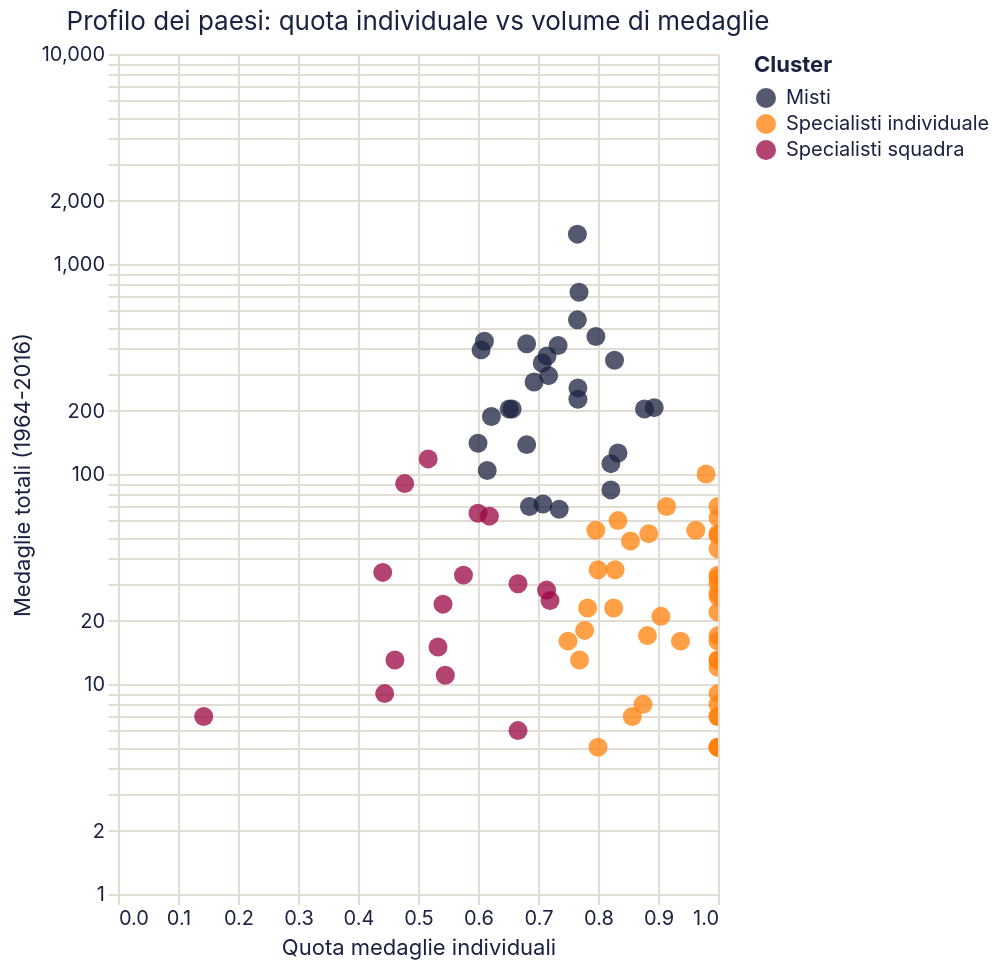

This figure's Vega-Lite source:
### Vega-Lite specification from a JSON file in a GitHub repository (floating-point values rounded to 4 significant figures)
{"$schema": "https://vega.github.io/schema/vega-lite/v6.4.1.json", "config": {"axis": {"domainColor": "#e2ddd4", "gridColor": "#e2ddd4", "labelColor": "#1b2140", "labelFont": "Inter, system-ui, -apple-system, BlinkMacSystemFont, 'Segoe UI', Roboto, sans-serif", "labelFontWeight": 400, "tickColor": "#e2ddd4", "titleColor": "#1b2140", "titleFont": "Inter, system-ui, -apple-system, BlinkMacSystemFont, 'Segoe UI', Roboto, sans-serif", "titleFontWeight": 400}, "background": "transparent", "bar": {"fill": "#1b2140"}, "font": "Inter, system-ui, -apple-system, BlinkMacSystemFont, 'Segoe UI', Roboto, sans-serif", "header": {"labelColor": "#1b2140", "labelFont": "Inter, system-ui, -apple-system, BlinkMacSystemFont, 'Segoe UI', Roboto, sans-serif", "titleColor": "#1b2140", "titleFont": "Inter, system-ui, -apple-system, BlinkMacSystemFont, 'Segoe UI', Roboto, sans-serif"}, "legend": {"labelColor": "#1b2140", "labelFont": "Inter, system-ui, -apple-system, BlinkMacSystemFont, 'Segoe UI', Roboto, sans-serif", "titleColor": "#1b2140", "titleFont": "Inter, system-ui, -apple-system, BlinkMacSystemFont, 'Segoe UI', Roboto, sans-serif"}, "line": {"stroke": "#1b2140"}, "mark": {"color": "#1b2140"}, "point": {"fill": "#1b2140", "stroke": "#1b2140"}, "range": {"category": ["#1b2140", "#ff8009", "#9a0641", "#ffe34a", "#e7b6af", "#0088b0", "#e03830"], "heatmap": ["#e7b6af", "#1b2140"], "ramp": ["#e7b6af", "#1b2140"]}, "text": {"color": "#1b2140", "font": "Inter, system-ui, -apple-system, BlinkMacSystemFont, 'Segoe UI', Roboto, sans-serif"}, "title": {"color": "#1b2140", "font": "Inter, system-ui, -apple-system, BlinkMacSystemFont, 'Segoe UI', Roboto, sans-serif", "fontWeight": 400}, "view": {"stroke": "transparent"}}, "data": {"name": "data-fa6e071487727c9d25b8d385536ac142"}, "datasets": {"data-fa6e071487727c9d25b8d385536ac142": [{"NOC": "ALG", "cluster": 2, "cluster_label": "Specialisti individuale", "log_medaglie_totali": 2.833, "log_pil_procapite": null, "medaglie_individuali": 17, "medaglie_squadra": 0, "medaglie_totali": 17, "pil_procapite_medio": null, "quota_individuale": 1.0}, {"NOC": "ARG", "cluster": 0, "cluster_label": "Specialisti squadra", "log_medaglie_totali": 3.526, "log_pil_procapite": 8.575, "medaglie_individuali": 15, "medaglie_squadra": 19, "medaglie_totali": 34, "pil_procapite_medio": 5298.0, "quota_individuale": 0.4412}, {"NOC": "ARM", "cluster": 2, "cluster_label": "Specialisti individuale", "log_medaglie_totali": 2.773, "log_pil_procapite": 7.543, "medaglie_individuali": 16, "medaglie_squadra": 0, "medaglie_totali": 16, "pil_procapite_medio": 1888.0, "quota_individuale": 1.0}, {"NOC": "AUS", "cluster": 1, "cluster_label": "Misti", "log_medaglie_totali": 5.966, "log_pil_procapite": 9.999, "medaglie_individuali": 236, "medaglie_squadra": 154, "medaglie_totali": 390, "pil_procapite_medio": 22010.0, "quota_individuale": 0.6051}, {"NOC": "AUT", "cluster": 2, "cluster_label": "Specialisti individuale", "log_medaglie_totali": 3.555, "log_pil_procapite": 9.983, "medaglie_individuali": 28, "medaglie_squadra": 7, "medaglie_totali": 35, "pil_procapite_medio": 21650.0, "quota_individuale": 0.8}, {"NOC": "AZE", "cluster": 2, "cluster_label": "Specialisti individuale", "log_medaglie_totali": 3.784, "log_pil_procapite": 7.926, "medaglie_individuali": 44, "medaglie_squadra": 0, "medaglie_totali": 44, "pil_procapite_medio": 2768.0, "quota_individuale": 1.0}, {"NOC": "BAH", "cluster": 0, "cluster_label": "Specialisti squadra", "log_medaglie_totali": 2.565, "log_pil_procapite": null, "medaglie_individuali": 6, "medaglie_squadra": 7, "medaglie_totali": 13, "pil_procapite_medio": null, "quota_individuale": 0.4615}, {"NOC": "BEL", "cluster": 2, "cluster_label": "Specialisti individuale", "log_medaglie_totali": 3.871, "log_pil_procapite": 9.943, "medaglie_individuali": 41, "medaglie_squadra": 7, "medaglie_totali": 48, "pil_procapite_medio": 20800.0, "quota_individuale": 0.8542}, {"NOC": "BLR", "cluster": 1, "cluster_label": "Misti", "log_medaglie_totali": 4.431, "log_pil_procapite": 8.197, "medaglie_individuali": 69, "medaglie_squadra": 15, "medaglie_totali": 84, "pil_procapite_medio": 3629.0, "quota_individuale": 0.8214}, {"NOC": "BRA", "cluster": 0, "cluster_label": "Specialisti squadra", "log_medaglie_totali": 4.771, "log_pil_procapite": 8.254, "medaglie_individuali": 61, "medaglie_squadra": 57, "medaglie_totali": 118, "pil_procapite_medio": 3843.0, "quota_individuale": 0.5169}, {"NOC": "BUL", "cluster": 1, "cluster_label": "Misti", "log_medaglie_totali": 5.318, "log_pil_procapite": null, "medaglie_individuali": 179, "medaglie_squadra": 25, "medaglie_totali": 204, "pil_procapite_medio": null, "quota_individuale": 0.8775}, {"NOC": "CAN", "cluster": 1, "cluster_label": "Misti", "log_medaglie_totali": 5.318, "log_pil_procapite": 9.969, "medaglie_individuali": 134, "medaglie_squadra": 70, "medaglie_totali": 204, "pil_procapite_medio": 21360.0, "quota_individuale": 0.6569}, {"NOC": "CHI", "cluster": 0, "cluster_label": "Specialisti squadra", "log_medaglie_totali": 1.792, "log_pil_procapite": null, "medaglie_individuali": 4, "medaglie_squadra": 2, "medaglie_totali": 6, "pil_procapite_medio": null, "quota_individuale": 0.6667}, {"NOC": "CHN", "cluster": 1, "cluster_label": "Misti", "log_medaglie_totali": 6.295, "log_pil_procapite": 7.498, "medaglie_individuali": 415, "medaglie_squadra": 127, "medaglie_totali": 542, "pil_procapite_medio": 1804.0, "quota_individuale": 0.7657}, {"NOC": "CMR", "cluster": 2, "cluster_label": "Specialisti individuale", "log_medaglie_totali": 1.609, "log_pil_procapite": 6.716, "medaglie_individuali": 4, "medaglie_squadra": 1, "medaglie_totali": 5, "pil_procapite_medio": 825.8, "quota_individuale": 0.8}, {"NOC": "COL", "cluster": 2, "cluster_label": "Specialisti individuale", "log_medaglie_totali": 3.296, "log_pil_procapite": 7.822, "medaglie_individuali": 27, "medaglie_squadra": 0, "medaglie_totali": 27, "pil_procapite_medio": 2494.0, "quota_individuale": 1.0}, {"NOC": "CRO", "cluster": 0, "cluster_label": "Specialisti squadra", "log_medaglie_totali": 3.497, "log_pil_procapite": null, "medaglie_individuali": 19, "medaglie_squadra": 14, "medaglie_totali": 33, "pil_procapite_medio": null, "quota_individuale": 0.5758}, {"NOC": "CUB", "cluster": 1, "cluster_label": "Misti", "log_medaglie_totali": 5.333, "log_pil_procapite": 8.114, "medaglie_individuali": 185, "medaglie_squadra": 22, "medaglie_totali": 207, "pil_procapite_medio": 3342.0, "quota_individuale": 0.8937}, {"NOC": "CZE", "cluster": 2, "cluster_label": "Specialisti individuale", "log_medaglie_totali": 3.989, "log_pil_procapite": 9.427, "medaglie_individuali": 43, "medaglie_squadra": 11, "medaglie_totali": 54, "pil_procapite_medio": 12420.0, "quota_individuale": 0.7963}, {"NOC": "DEN", "cluster": 0, "cluster_label": "Specialisti squadra", "log_medaglie_totali": 4.5, "log_pil_procapite": null, "medaglie_individuali": 43, "medaglie_squadra": 47, "medaglie_totali": 90, "pil_procapite_medio": null, "quota_individuale": 0.4778}, {"NOC": "DOM", "cluster": 2, "cluster_label": "Specialisti individuale", "log_medaglie_totali": 1.946, "log_pil_procapite": 7.78, "medaglie_individuali": 7, "medaglie_squadra": 0, "medaglie_totali": 7, "pil_procapite_medio": 2393.0, "quota_individuale": 1.0}, {"NOC": "EGY", "cluster": 2, "cluster_label": "Specialisti individuale", "log_medaglie_totali": 2.485, "log_pil_procapite": 6.953, "medaglie_individuali": 12, "medaglie_squadra": 0, "medaglie_totali": 12, "pil_procapite_medio": 1046.0, "quota_individuale": 1.0}, {"NOC": "ESP", "cluster": 1, "cluster_label": "Misti", "log_medaglie_totali": 4.942, "log_pil_procapite": 9.488, "medaglie_individuali": 84, "medaglie_squadra": 56, "medaglie_totali": 140, "pil_procapite_medio": 13200.0, "quota_individuale": 0.6}, {"NOC": "EST", "cluster": 2, "cluster_label": "Specialisti individuale", "log_medaglie_totali": 2.565, "log_pil_procapite": 9.357, "medaglie_individuali": 10, "medaglie_squadra": 3, "medaglie_totali": 13, "pil_procapite_medio": 11580.0, "quota_individuale": 0.7692}, {"NOC": "ETH", "cluster": 2, "cluster_label": "Specialisti individuale", "log_medaglie_totali": 3.951, "log_pil_procapite": 5.444, "medaglie_individuali": 52, "medaglie_squadra": 0, "medaglie_totali": 52, "pil_procapite_medio": 231.4, "quota_individuale": 1.0}, {"NOC": "EUN", "cluster": 1, "cluster_label": "Misti", "log_medaglie_totali": 4.718, "log_pil_procapite": null, "medaglie_individuali": 92, "medaglie_squadra": 20, "medaglie_totali": 112, "pil_procapite_medio": null, "quota_individuale": 0.8214}, {"NOC": "FIN", "cluster": 2, "cluster_label": "Specialisti individuale", "log_medaglie_totali": 4.248, "log_pil_procapite": 9.993, "medaglie_individuali": 64, "medaglie_squadra": 6, "medaglie_totali": 70, "pil_procapite_medio": 21870.0, "quota_individuale": 0.9143}, {"NOC": "FRA", "cluster": 1, "cluster_label": "Misti", "log_medaglie_totali": 5.9, "log_pil_procapite": 9.891, "medaglie_individuali": 261, "medaglie_squadra": 104, "medaglie_totali": 365, "pil_procapite_medio": 19750.0, "quota_individuale": 0.7151}, {"NOC": "FRG", "cluster": 1, "cluster_label": "Misti", "log_medaglie_totali": 5.318, "log_pil_procapite": null, "medaglie_individuali": 133, "medaglie_squadra": 71, "medaglie_totali": 204, "pil_procapite_medio": null, "quota_individuale": 0.652}, {"NOC": "GBR", "cluster": 1, "cluster_label": "Misti", "log_medaglie_totali": 6.033, "log_pil_procapite": 9.917, "medaglie_individuali": 284, "medaglie_squadra": 133, "medaglie_totali": 417, "pil_procapite_medio": 20260.0, "quota_individuale": 0.6811}, {"NOC": "GDR", "cluster": 1, "cluster_label": "Misti", "log_medaglie_totali": 6.014, "log_pil_procapite": null, "medaglie_individuali": 300, "medaglie_squadra": 109, "medaglie_totali": 409, "pil_procapite_medio": null, "quota_individuale": 0.7335}, {"NOC": "GEO", "cluster": 2, "cluster_label": "Specialisti individuale", "log_medaglie_totali": 3.466, "log_pil_procapite": 7.694, "medaglie_individuali": 32, "medaglie_squadra": 0, "medaglie_totali": 32, "pil_procapite_medio": 2195.0, "quota_individuale": 1.0}, {"NOC": "GER", "cluster": 1, "cluster_label": "Misti", "log_medaglie_totali": 6.061, "log_pil_procapite": 9.964, "medaglie_individuali": 262, "medaglie_squadra": 167, "medaglie_totali": 429, "pil_procapite_medio": 21250.0, "quota_individuale": 0.6107}, {"NOC": "GRE", "cluster": 2, "cluster_label": "Specialisti individuale", "log_medaglie_totali": 4.094, "log_pil_procapite": null, "medaglie_individuali": 50, "medaglie_squadra": 10, "medaglie_totali": 60, "pil_procapite_medio": null, "quota_individuale": 0.8333}, {"NOC": "HUN", "cluster": 1, "cluster_label": "Misti", "log_medaglie_totali": 5.684, "log_pil_procapite": 8.726, "medaglie_individuali": 211, "medaglie_squadra": 83, "medaglie_totali": 294, "pil_procapite_medio": 6162.0, "quota_individuale": 0.7177}, {"NOC": "INA", "cluster": 0, "cluster_label": "Specialisti squadra", "log_medaglie_totali": 3.401, "log_pil_procapite": null, "medaglie_individuali": 20, "medaglie_squadra": 10, "medaglie_totali": 30, "pil_procapite_medio": null, "quota_individuale": 0.6667}, {"NOC": "IND", "cluster": 2, "cluster_label": "Specialisti individuale", "log_medaglie_totali": 2.89, "log_pil_procapite": 6.31, "medaglie_individuali": 14, "medaglie_squadra": 4, "medaglie_totali": 18, "pil_procapite_medio": 550.2, "quota_individuale": 0.7778}, {"NOC": "IOA", "cluster": 2, "cluster_label": "Specialisti individuale", "log_medaglie_totali": 1.609, "log_pil_procapite": null, "medaglie_individuali": 5, "medaglie_squadra": 0, "medaglie_totali": 5, "pil_procapite_medio": null, "quota_individuale": 1.0}, {"NOC": "IRI", "cluster": 2, "cluster_label": "Specialisti individuale", "log_medaglie_totali": 3.932, "log_pil_procapite": null, "medaglie_individuali": 51, "medaglie_squadra": 0, "medaglie_totali": 51, "pil_procapite_medio": null, "quota_individuale": 1.0}, {"NOC": "IRL", "cluster": 2, "cluster_label": "Specialisti individuale", "log_medaglie_totali": 3.045, "log_pil_procapite": 10.05, "medaglie_individuali": 19, "medaglie_squadra": 2, "medaglie_totali": 21, "pil_procapite_medio": 23040.0, "quota_individuale": 0.9048}, {"NOC": "ISR", "cluster": 2, "cluster_label": "Specialisti individuale", "log_medaglie_totali": 2.197, "log_pil_procapite": 9.642, "medaglie_individuali": 9, "medaglie_squadra": 0, "medaglie_totali": 9, "pil_procapite_medio": 15400.0, "quota_individuale": 1.0}, {"NOC": "ITA", "cluster": 1, "cluster_label": "Misti", "log_medaglie_totali": 5.823, "log_pil_procapite": 9.741, "medaglie_individuali": 239, "medaglie_squadra": 99, "medaglie_totali": 338, "pil_procapite_medio": 17000.0, "quota_individuale": 0.7071}, {"NOC": "JAM", "cluster": 1, "cluster_label": "Misti", "log_medaglie_totali": 4.22, "log_pil_procapite": 7.827, "medaglie_individuali": 50, "medaglie_squadra": 18, "medaglie_totali": 68, "pil_procapite_medio": 2507.0, "quota_individuale": 0.7353}, {"NOC": "JPN", "cluster": 1, "cluster_label": "Misti", "log_medaglie_totali": 5.852, "log_pil_procapite": 10.02, "medaglie_individuali": 288, "medaglie_squadra": 60, "medaglie_totali": 348, "pil_procapite_medio": 22540.0, "quota_individuale": 0.8276}, {"NOC": "KAZ", "cluster": 2, "cluster_label": "Specialisti individuale", "log_medaglie_totali": 4.248, "log_pil_procapite": 8.511, "medaglie_individuali": 70, "medaglie_squadra": 0, "medaglie_totali": 70, "pil_procapite_medio": 4968.0, "quota_individuale": 1.0}, {"NOC": "KEN", "cluster": 2, "cluster_label": "Specialisti individuale", "log_medaglie_totali": 4.605, "log_pil_procapite": 6.281, "medaglie_individuali": 98, "medaglie_squadra": 2, "medaglie_totali": 100, "pil_procapite_medio": 534.3, "quota_individuale": 0.98}, {"NOC": "KOR", "cluster": 1, "cluster_label": "Misti", "log_medaglie_totali": 5.549, "log_pil_procapite": 9.246, "medaglie_individuali": 197, "medaglie_squadra": 60, "medaglie_totali": 257, "pil_procapite_medio": 10370.0, "quota_individuale": 0.7665}, {"NOC": "LAT", "cluster": 2, "cluster_label": "Specialisti individuale", "log_medaglie_totali": 2.773, "log_pil_procapite": null, "medaglie_individuali": 15, "medaglie_squadra": 1, "medaglie_totali": 16, "pil_procapite_medio": null, "quota_individuale": 0.9375}, {"NOC": "LTU", "cluster": 0, "cluster_label": "Specialisti squadra", "log_medaglie_totali": 3.219, "log_pil_procapite": 9.124, "medaglie_individuali": 18, "medaglie_squadra": 7, "medaglie_totali": 25, "pil_procapite_medio": 9176.0, "quota_individuale": 0.72}, {"NOC": "MAR", "cluster": 2, "cluster_label": "Specialisti individuale", "log_medaglie_totali": 3.091, "log_pil_procapite": 7.263, "medaglie_individuali": 22, "medaglie_squadra": 0, "medaglie_totali": 22, "pil_procapite_medio": 1426.0, "quota_individuale": 1.0}, {"NOC": "MAS", "cluster": 0, "cluster_label": "Specialisti squadra", "log_medaglie_totali": 2.398, "log_pil_procapite": null, "medaglie_individuali": 6, "medaglie_squadra": 5, "medaglie_totali": 11, "pil_procapite_medio": null, "quota_individuale": 0.5455}, {"NOC": "MDA", "cluster": 2, "cluster_label": "Specialisti individuale", "log_medaglie_totali": 1.946, "log_pil_procapite": 7.411, "medaglie_individuali": 6, "medaglie_squadra": 1, "medaglie_totali": 7, "pil_procapite_medio": 1654.0, "quota_individuale": 0.8571}, {"NOC": "MEX", "cluster": 2, "cluster_label": "Specialisti individuale", "log_medaglie_totali": 3.951, "log_pil_procapite": 8.455, "medaglie_individuali": 46, "medaglie_squadra": 6, "medaglie_totali": 52, "pil_procapite_medio": 4698.0, "quota_individuale": 0.8846}, {"NOC": "MGL", "cluster": 2, "cluster_label": "Specialisti individuale", "log_medaglie_totali": 3.258, "log_pil_procapite": null, "medaglie_individuali": 26, "medaglie_squadra": 0, "medaglie_totali": 26, "pil_procapite_medio": null, "quota_individuale": 1.0}, {"NOC": "NED", "cluster": 1, "cluster_label": "Misti", "log_medaglie_totali": 5.236, "log_pil_procapite": null, "medaglie_individuali": 117, "medaglie_squadra": 71, "medaglie_totali": 188, "pil_procapite_medio": null, "quota_individuale": 0.6223}, {"NOC": "NGR", "cluster": 0, "cluster_label": "Specialisti squadra", "log_medaglie_totali": 3.178, "log_pil_procapite": null, "medaglie_individuali": 13, "medaglie_squadra": 11, "medaglie_totali": 24, "pil_procapite_medio": null, "quota_individuale": 0.5417}, {"NOC": "NOR", "cluster": 0, "cluster_label": "Specialisti squadra", "log_medaglie_totali": 4.143, "log_pil_procapite": 10.47, "medaglie_individuali": 39, "medaglie_squadra": 24, "medaglie_totali": 63, "pil_procapite_medio": 35170.0, "quota_individuale": 0.619}, {"NOC": "NZL", "cluster": 1, "cluster_label": "Misti", "log_medaglie_totali": 4.644, "log_pil_procapite": 9.676, "medaglie_individuali": 64, "medaglie_squadra": 40, "medaglie_totali": 104, "pil_procapite_medio": 15930.0, "quota_individuale": 0.6154}, {"NOC": "PAK", "cluster": 0, "cluster_label": "Specialisti squadra", "log_medaglie_totali": 1.946, "log_pil_procapite": 6.26, "medaglie_individuali": 1, "medaglie_squadra": 6, "medaglie_totali": 7, "pil_procapite_medio": 523.2, "quota_individuale": 0.1429}, {"NOC": "PHI", "cluster": 2, "cluster_label": "Specialisti individuale", "log_medaglie_totali": 1.609, "log_pil_procapite": null, "medaglie_individuali": 5, "medaglie_squadra": 0, "medaglie_totali": 5, "pil_procapite_medio": null, "quota_individuale": 1.0}, {"NOC": "POL", "cluster": 1, "cluster_label": "Misti", "log_medaglie_totali": 5.425, "log_pil_procapite": 8.987, "medaglie_individuali": 174, "medaglie_squadra": 53, "medaglie_totali": 227, "pil_procapite_medio": 7995.0, "quota_individuale": 0.7665}, {"NOC": "POR", "cluster": 2, "cluster_label": "Specialisti individuale", "log_medaglie_totali": 2.833, "log_pil_procapite": null, "medaglie_individuali": 15, "medaglie_squadra": 2, "medaglie_totali": 17, "pil_procapite_medio": null, "quota_individuale": 0.8824}, {"NOC": "PRK", "cluster": 2, "cluster_label": "Specialisti individuale", "log_medaglie_totali": 3.989, "log_pil_procapite": null, "medaglie_individuali": 52, "medaglie_squadra": 2, "medaglie_totali": 54, "pil_procapite_medio": null, "quota_individuale": 0.963}, {"NOC": "PUR", "cluster": 2, "cluster_label": "Specialisti individuale", "log_medaglie_totali": 2.079, "log_pil_procapite": null, "medaglie_individuali": 8, "medaglie_squadra": 0, "medaglie_totali": 8, "pil_procapite_medio": null, "quota_individuale": 1.0}, {"NOC": "QAT", "cluster": 2, "cluster_label": "Specialisti individuale", "log_medaglie_totali": 1.609, "log_pil_procapite": 10.44, "medaglie_individuali": 5, "medaglie_squadra": 0, "medaglie_totali": 5, "pil_procapite_medio": 34170.0, "quota_individuale": 1.0}, {"NOC": "ROU", "cluster": 1, "cluster_label": "Misti", "log_medaglie_totali": 5.613, "log_pil_procapite": 8.491, "medaglie_individuali": 190, "medaglie_squadra": 84, "medaglie_totali": 274, "pil_procapite_medio": 4870.0, "quota_individuale": 0.6934}, {"NOC": "RSA", "cluster": 2, "cluster_label": "Specialisti individuale", "log_medaglie_totali": 3.555, "log_pil_procapite": null, "medaglie_individuali": 29, "medaglie_squadra": 6, "medaglie_totali": 35, "pil_procapite_medio": null, "quota_individuale": 0.8286}, {"NOC": "RUS", "cluster": 1, "cluster_label": "Misti", "log_medaglie_totali": 6.114, "log_pil_procapite": 8.792, "medaglie_individuali": 360, "medaglie_squadra": 92, "medaglie_totali": 452, "pil_procapite_medio": 6581.0, "quota_individuale": 0.7965}, {"NOC": "SCG", "cluster": 0, "cluster_label": "Specialisti squadra", "log_medaglie_totali": 2.197, "log_pil_procapite": null, "medaglie_individuali": 4, "medaglie_squadra": 5, "medaglie_totali": 9, "pil_procapite_medio": null, "quota_individuale": 0.4444}, {"NOC": "SLO", "cluster": 2, "cluster_label": "Specialisti individuale", "log_medaglie_totali": 3.135, "log_pil_procapite": null, "medaglie_individuali": 18, "medaglie_squadra": 5, "medaglie_totali": 23, "pil_procapite_medio": null, "quota_individuale": 0.7826}, {"NOC": "SRB", "cluster": 0, "cluster_label": "Specialisti squadra", "log_medaglie_totali": 2.708, "log_pil_procapite": 8.432, "medaglie_individuali": 8, "medaglie_squadra": 7, "medaglie_totali": 15, "pil_procapite_medio": 4592.0, "quota_individuale": 0.5333}, {"NOC": "SUI", "cluster": 1, "cluster_label": "Misti", "log_medaglie_totali": 4.248, "log_pil_procapite": null, "medaglie_individuali": 48, "medaglie_squadra": 22, "medaglie_totali": 70, "pil_procapite_medio": null, "quota_individuale": 0.6857}, {"NOC": "SVK", "cluster": 0, "cluster_label": "Specialisti squadra", "log_medaglie_totali": 3.332, "log_pil_procapite": 9.27, "medaglie_individuali": 20, "medaglie_squadra": 8, "medaglie_totali": 28, "pil_procapite_medio": 10620.0, "quota_individuale": 0.7143}, {"NOC": "SWE", "cluster": 1, "cluster_label": "Misti", "log_medaglie_totali": 4.927, "log_pil_procapite": 10.17, "medaglie_individuali": 94, "medaglie_squadra": 44, "medaglie_totali": 138, "pil_procapite_medio": 26070.0, "quota_individuale": 0.6812}, {"NOC": "TCH", "cluster": 1, "cluster_label": "Misti", "log_medaglie_totali": 4.277, "log_pil_procapite": null, "medaglie_individuali": 51, "medaglie_squadra": 21, "medaglie_totali": 72, "pil_procapite_medio": null, "quota_individuale": 0.7083}, {"NOC": "THA", "cluster": 2, "cluster_label": "Specialisti individuale", "log_medaglie_totali": 3.401, "log_pil_procapite": 7.653, "medaglie_individuali": 30, "medaglie_squadra": 0, "medaglie_totali": 30, "pil_procapite_medio": 2107.0, "quota_individuale": 1.0}, {"NOC": "TPE", "cluster": 2, "cluster_label": "Specialisti individuale", "log_medaglie_totali": 3.135, "log_pil_procapite": null, "medaglie_individuali": 19, "medaglie_squadra": 4, "medaglie_totali": 23, "pil_procapite_medio": null, "quota_individuale": 0.8261}, {"NOC": "TTO", "cluster": 2, "cluster_label": "Specialisti individuale", "log_medaglie_totali": 2.773, "log_pil_procapite": 8.879, "medaglie_individuali": 12, "medaglie_squadra": 4, "medaglie_totali": 16, "pil_procapite_medio": 7180.0, "quota_individuale": 0.75}, {"NOC": "TUN", "cluster": 2, "cluster_label": "Specialisti individuale", "log_medaglie_totali": 2.565, "log_pil_procapite": 7.528, "medaglie_individuali": 13, "medaglie_squadra": 0, "medaglie_totali": 13, "pil_procapite_medio": 1860.0, "quota_individuale": 1.0}, {"NOC": "TUR", "cluster": 2, "cluster_label": "Specialisti individuale", "log_medaglie_totali": 4.127, "log_pil_procapite": 8.294, "medaglie_individuali": 62, "medaglie_squadra": 0, "medaglie_totali": 62, "pil_procapite_medio": 3998.0, "quota_individuale": 1.0}, {"NOC": "UGA", "cluster": 2, "cluster_label": "Specialisti individuale", "log_medaglie_totali": 1.946, "log_pil_procapite": 5.759, "medaglie_individuali": 7, "medaglie_squadra": 0, "medaglie_totali": 7, "pil_procapite_medio": 317.2, "quota_individuale": 1.0}, {"NOC": "UKR", "cluster": 1, "cluster_label": "Misti", "log_medaglie_totali": 4.836, "log_pil_procapite": 7.562, "medaglie_individuali": 105, "medaglie_squadra": 21, "medaglie_totali": 126, "pil_procapite_medio": 1923.0, "quota_individuale": 0.8333}, {"NOC": "URS", "cluster": 1, "cluster_label": "Misti", "log_medaglie_totali": 6.599, "log_pil_procapite": null, "medaglie_individuali": 564, "medaglie_squadra": 170, "medaglie_totali": 734, "pil_procapite_medio": null, "quota_individuale": 0.7684}, {"NOC": "USA", "cluster": 1, "cluster_label": "Misti", "log_medaglie_totali": 7.235, "log_pil_procapite": 10.17, "medaglie_individuali": 1062, "medaglie_squadra": 325, "medaglie_totali": 1387, "pil_procapite_medio": 26070.0, "quota_individuale": 0.7657}, {"NOC": "UZB", "cluster": 2, "cluster_label": "Specialisti individuale", "log_medaglie_totali": 3.497, "log_pil_procapite": 6.977, "medaglie_individuali": 33, "medaglie_squadra": 0, "medaglie_totali": 33, "pil_procapite_medio": 1072.0, "quota_individuale": 1.0}, {"NOC": "VEN", "cluster": 2, "cluster_label": "Specialisti individuale", "log_medaglie_totali": 2.565, "log_pil_procapite": 8.252, "medaglie_individuali": 13, "medaglie_squadra": 0, "medaglie_totali": 13, "pil_procapite_medio": 3836.0, "quota_individuale": 1.0}, {"NOC": "YUG", "cluster": 0, "cluster_label": "Specialisti squadra", "log_medaglie_totali": 4.174, "log_pil_procapite": null, "medaglie_individuali": 39, "medaglie_squadra": 26, "medaglie_totali": 65, "pil_procapite_medio": null, "quota_individuale": 0.6}, {"NOC": "ZIM", "cluster": 2, "cluster_label": "Specialisti individuale", "log_medaglie_totali": 2.079, "log_pil_procapite": 6.641, "medaglie_individuali": 7, "medaglie_squadra": 1, "medaglie_totali": 8, "pil_procapite_medio": 765.7, "quota_individuale": 0.875}]}, "encoding": {"color": {"field": "cluster_label", "title": "Cluster", "type": "nominal"}, "tooltip": [{"field": "NOC", "type": "nominal"}, {"field": "cluster_label", "type": "nominal"}, {"field": "medaglie_totali", "type": "quantitative"}, {"field": "quota_individuale", "format": ".2f", "type": "quantitative"}, {"field": "pil_procapite_medio", "format": ",.0f", "title": "PIL pro capite medio", "type": "quantitative"}], "x": {"field": "quota_individuale", "scale": {"domain": [0, 1]}, "title": "Quota medaglie individuali", "type": "quantitative"}, "y": {"field": "medaglie_totali", "scale": {"type": "log"}, "title": "Medaglie totali (1964-2016)", "type": "quantitative"}}, "height": 420, "mark": {"opacity": 0.75, "size": 90, "type": "circle"}, "params": [{"bind": "scales", "name": "param_1e9efca18e7a2868", "select": {"encodings": ["x", "y"], "type": "interval"}}], "title": "Profilo dei paesi: quota individuale vs volume di medaglie", "width": "container"}
